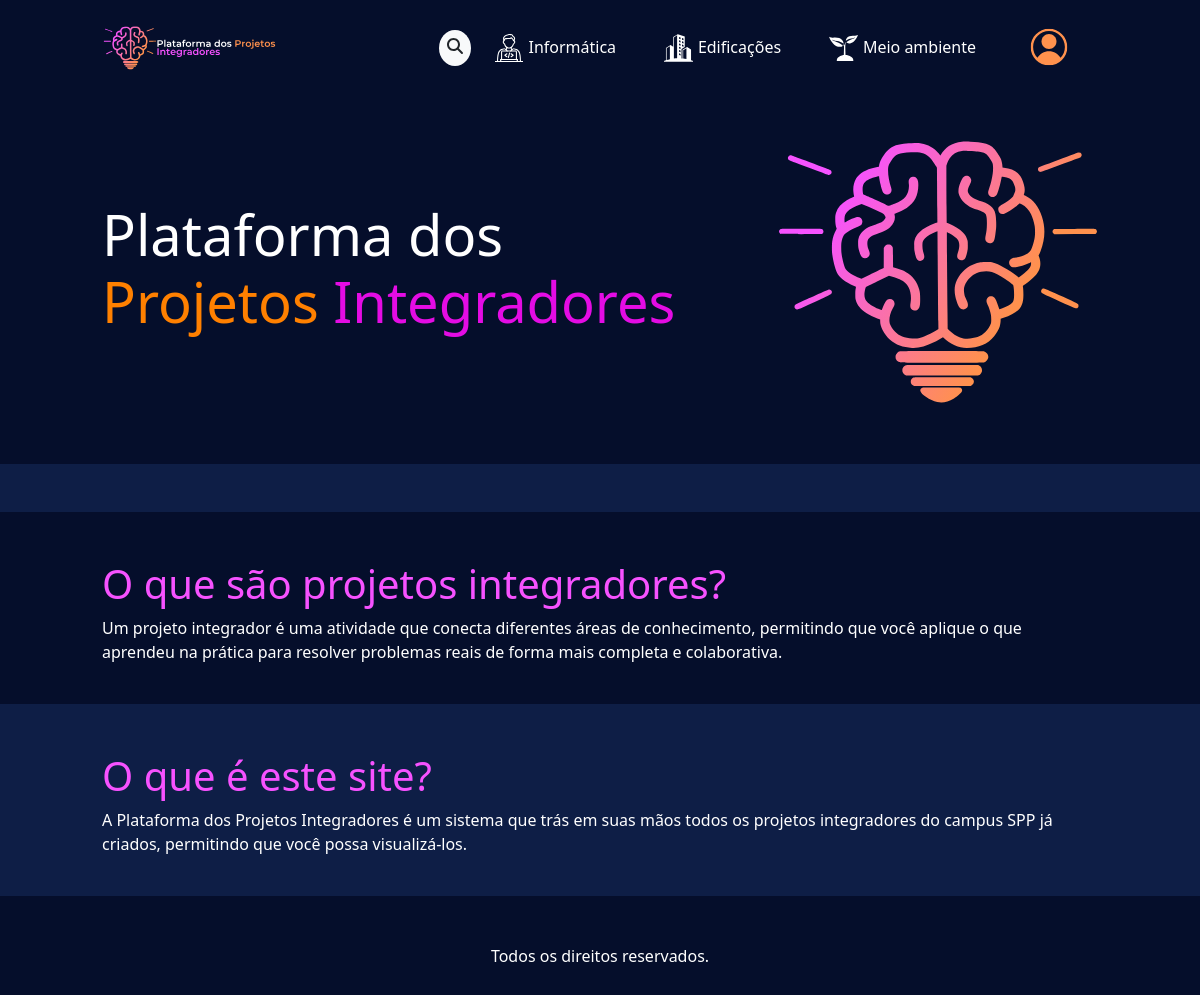
Before: / with the older database file.
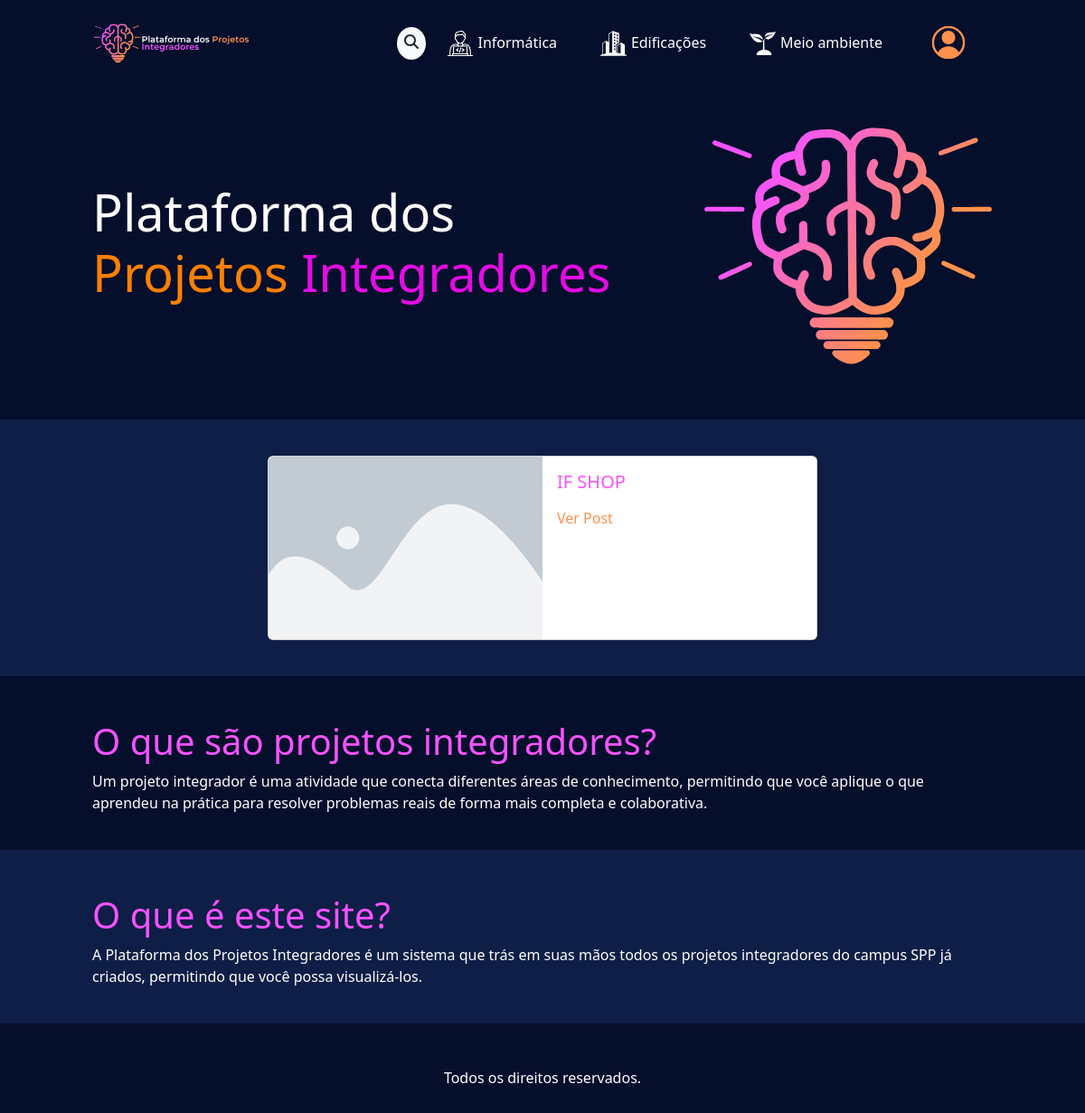
After: the same page with the newer database file.
### ppi/models.py (models this page shows, shortened)
class Projeto(models.Model):
    titulo = models.CharField(max_length=80)
    descricao = models.TextField(max_length=120)
    resumo = models.TextField(max_length=2000)
    capa = models.ImageField()
    curso = models.ForeignKey(Curso, on_delete=models.CASCADE)
    usuarios1 = models.ManyToManyField(Usuario1)
    usuarios2 = models.ManyToManyField(Usuario2)

### ppi/views.py (the view)
# urls.py: path("", views.index, name = "index"),
def index(request):
    context = {
        "posts" : Projeto.objects.all,
    }
    return render(request, "index.html", context)

### ppi/templates/index.html (shortened to what this page needs)
{% extends "base.html" %}
{% load static %}
{% block conteudo %}
<div class="container custom-container mb-3 py-3">
    <div class="row g-0">
        <div class="col-md-7 d-flex justify-content-start align-items-center">
            <h1 class="text-white text-left" style="font-size: 3.5em;">
                Plataforma dos <a style="color: rgb(255, 128, 0);">Projetos</a> <a style="color: rgb(228, 12, 228);">Integradores</a>
            </h1>
        </div>
        <div class="col-md-5 d-flex justify-content-end align-items-center">
            <img src="{% static 'imgs/LogoPPI.svg' %}" alt="Logo" style="max-height: 20rem;">
        </div>
    </div>
</div>
<div class="container-fluid" style="background-color: rgb(14, 30, 70);">
    <div class="container custom-container d-flex flex-column">
        <div class="d-flex flex-wrap justify-content-evenly py-4">
            {% for post in posts %}
            <div class="card my-3 mx-1" style="max-width: 38em;">
                <div class="row g-0">
                    <div class="col">
                    <img src="{{ post.capa.url }}" class="w-100 img-fluid rounded-start" alt="...">
                    </div>
                    <div class="col">
                    <div class="card-body">
                        <h5 class="card-title roxinho">{{post.titulo}}</h5>
                        <a class="text-end laranja" href="{% url "post" post.id %}">Ver Post</a>
                    </div>
                    </div>
                </div>
            </div>
            {% endfor %}
        </div>
    </div>
</div>
<div class="container-fluid">
    <div class="container custom-container mt-4 py-4">
        <h1 class="roxinho">
            O que são projetos integradores?
        </h1>
        <p class="text-white">
            Um projeto integrador é uma atividade que conecta diferentes áreas de conhecimento, permitindo que você aplique o que aprendeu na prática para resolver problemas reais de forma mais completa e colaborativa.
        </p>
    </div>
</div>
<div class="container-fluid blueback">
    <div class="container custom-container mt-4 py-4">
        <h1 class="roxinho">
            O que é este site?
        </h1>
        <p class="text-white">
            A Plataforma dos Projetos Integradores é um sistema que trás em suas mãos todos os projetos integradores do campus SPP já criados, permitindo que você possa visualizá-los.
        </p>
    </div>
</div>
{% endblock conteudo %}

### ppi/templates/base.html (shortened to what this page needs)
{% load static %}
<!doctype html>
<html lang="pt-br">
  <head>
    <link href="https://cdn.jsdelivr.net/npm/bootstrap@5.3.3/dist/css/bootstrap.min.css" rel="stylesheet">
  </head>
  <body style="background-color: rgb(5, 14, 43);">
    <nav class="navbar navbar-expand-lg">
        <div class="container custom-container">
          <a class="navbar-brand" href="{% url "index" %}"><img src="{% static 'imgs/logotopo.svg' %}" alt="Logo" style="max-height: 70px;"></a>
          <div class="collapse navbar-collapse" id="navbarSupportedContent">
            <ul class="navbar-nav  mb-2 mb-lg-0 ms-auto d-flex align-items-center">
              <a href="{% url "login" %}" class="bg-light rounded-circle">
                <i class="fa-solid fa-magnifying-glass p-2 text-dark"></i>
              </a>
              <li class="nav-item mx-3">
                <a class="{% if request.path == '/projetos/info/' %} roxinho {% else %} text-white {% endif %} nav-link" href="{% url 'pinfo' %}"><img src="{% static 'imgs/infoweb.svg' %}" style="max-width: 1.8rem; margin-right: 5px;" alt="Informática">Informática</a>
              </li>
              <li class="nav-item mx-3">
                <a class="{% if request.path == '/projetos/edific/' %} roxinho {% else %} text-white {% endif %} nav-link" href="{% url 'pedific' %}"><img src="{% static 'imgs/edific.svg' %}" style="max-width: 1.8rem; margin-right: 5px;" alt="Edificações">Edificações</a>
              </li>
              <li class="nav-item mx-3">
                <a class="{% if request.path == '/projetos/mamb/' %} roxinho {% else %} text-white {% endif %} nav-link" href="{% url 'pmamb' %}"><img src="{% static 'imgs/mamb.svg' %}" style="max-width: 1.8rem; margin-right: 5px;" alt="Meio ambiente">Meio ambiente</a>
              </li>
              <li class="nav-item mx-3">
                <a class="nav-link" href="{% url 'verperfil' %}"><img style="max-width: 50px;" src="{% static 'imgs/btnlogin.svg' %}" alt="login"></a>
              </li>
            </ul>
          </div>
        </div>
    </nav>
    {% block conteudo %}
    {% endblock conteudo %}
    <footer class="py-5 text-center text-white">
      Todos os direitos reservados.
    </footer>
  </body>
</html>

### ppi/templates/base.html (style rules this page uses)
.roxinho { color: rgb(246, 82, 255); text-decoration: none; }
.laranja { color: rgb(255, 145, 77); text-decoration: none; }
.blueback { background-color: rgb(14, 30, 70); }
.custom-container { max-width: 85vw; width: 100%; }
html, body { height: 100%; display: grid; grid-template-rows: 1fr auto; }

Changed rows visible on the page:
added Projeto: capa (placeholder picture), titulo "IF SHOP"
